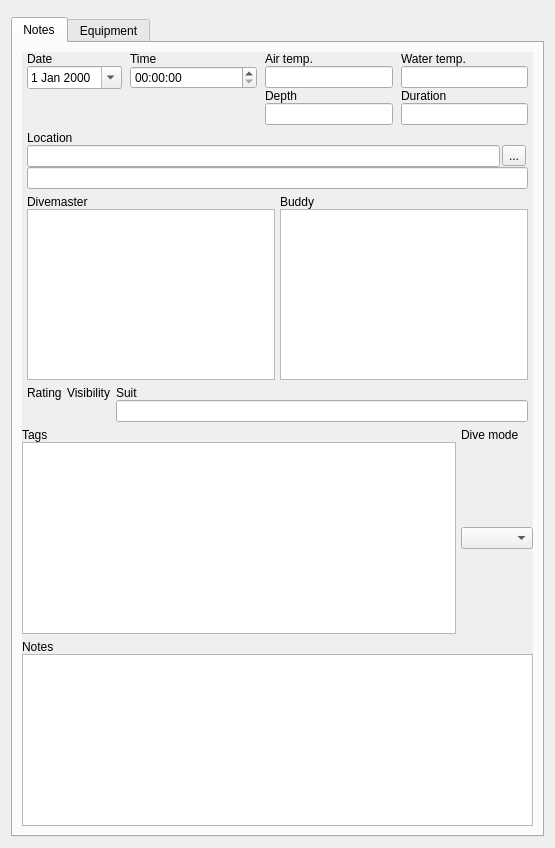
<?xml version="1.0" encoding="UTF-8"?>
<ui version="4.0">
 <class>MainTab</class>
 <widget class="QWidget" name="MainTab">
  <property name="geometry">
   <rect>
    <x>0</x>
    <y>0</y>
    <width>555</width>
    <height>848</height>
   </rect>
  </property>
  <property name="windowTitle">
   <string>Form</string>
  </property>
  <layout class="QVBoxLayout" name="verticalLayout_9">
   <item>
    <widget class="KMessageWidget" name="diveNotesMessage"/>
   </item>
   <item>
    <widget class="QTabWidget" name="tabWidget">
     <property name="currentIndex">
      <number>0</number>
     </property>
     <widget class="QWidget" name="notesTab">
      <attribute name="title">
       <string>Notes</string>
      </attribute>
      <layout class="QVBoxLayout" name="verticalLayout_8">
       <item>
        <widget class="QScrollArea" name="scrollArea">
         <property name="frameShape">
          <enum>QFrame::NoFrame</enum>
         </property>
         <property name="frameShadow">
          <enum>QFrame::Plain</enum>
         </property>
         <property name="widgetResizable">
          <bool>true</bool>
         </property>
         <widget class="QWidget" name="scrollAreaWidgetContents">
          <property name="geometry">
           <rect>
            <x>0</x>
            <y>0</y>
            <width>523</width>
            <height>739</height>
           </rect>
          </property>
          <layout class="QVBoxLayout" name="verticalLayout_5">
           <property name="leftMargin">
            <number>0</number>
           </property>
           <property name="topMargin">
            <number>0</number>
           </property>
           <property name="rightMargin">
            <number>0</number>
           </property>
           <property name="bottomMargin">
            <number>0</number>
           </property>
           <item>
            <layout class="QGridLayout" name="gridLayout_6">
             <property name="leftMargin">
              <number>5</number>
             </property>
             <property name="rightMargin">
              <number>5</number>
             </property>
             <property name="horizontalSpacing">
              <number>8</number>
             </property>
             <property name="verticalSpacing">
              <number>0</number>
             </property>
             <item row="2" column="3">
              <widget class="QLabel" name="durationLabel">
               <property name="text">
                <string>Duration</string>
               </property>
              </widget>
             </item>
             <item row="0" column="0">
              <widget class="QLabel" name="dateLabel">
               <property name="text">
                <string>Date</string>
               </property>
               <property name="alignment">
                <set>Qt::AlignBottom|Qt::AlignLeading|Qt::AlignLeft</set>
               </property>
              </widget>
             </item>
             <item row="0" column="1">
              <widget class="QLabel" name="timeLabel">
               <property name="text">
                <string>Time</string>
               </property>
               <property name="alignment">
                <set>Qt::AlignBottom|Qt::AlignLeading|Qt::AlignLeft</set>
               </property>
              </widget>
             </item>
             <item row="0" column="2">
              <widget class="QLabel" name="airTempLabel">
               <property name="text">
                <string>Air temp.</string>
               </property>
               <property name="alignment">
                <set>Qt::AlignBottom|Qt::AlignLeading|Qt::AlignLeft</set>
               </property>
              </widget>
             </item>
             <item row="0" column="3">
              <widget class="QLabel" name="waterTempLabel">
               <property name="text">
                <string>Water temp.</string>
               </property>
               <property name="alignment">
                <set>Qt::AlignBottom|Qt::AlignLeading|Qt::AlignLeft</set>
               </property>
              </widget>
             </item>
             <item row="1" column="0">
              <widget class="QDateEdit" name="dateEdit">
               <property name="calendarPopup">
                <bool>true</bool>
               </property>
               <property name="timeSpec">
                <enum>Qt::UTC</enum>
               </property>
              </widget>
             </item>
             <item row="1" column="1">
              <widget class="QTimeEdit" name="timeEdit">
               <property name="sizePolicy">
                <sizepolicy hsizetype="MinimumExpanding" vsizetype="Fixed">
                 <horstretch>0</horstretch>
                 <verstretch>0</verstretch>
                </sizepolicy>
               </property>
               <property name="timeSpec">
                <enum>Qt::UTC</enum>
               </property>
              </widget>
             </item>
             <item row="1" column="2">
              <widget class="QLineEdit" name="airtemp">
               <property name="readOnly">
                <bool>false</bool>
               </property>
              </widget>
             </item>
             <item row="1" column="3">
              <widget class="QLineEdit" name="watertemp">
               <property name="readOnly">
                <bool>false</bool>
               </property>
              </widget>
             </item>
             <item row="2" column="2">
              <widget class="QLabel" name="depthLabel">
               <property name="text">
                <string>Depth</string>
               </property>
              </widget>
             </item>
             <item row="3" column="2">
              <widget class="QLineEdit" name="depth"/>
             </item>
             <item row="3" column="3">
              <widget class="QLineEdit" name="duration"/>
             </item>
            </layout>
           </item>
           <item>
            <layout class="QVBoxLayout" name="verticalLayout_6">
             <property name="spacing">
              <number>0</number>
             </property>
             <property name="leftMargin">
              <number>5</number>
             </property>
             <property name="rightMargin">
              <number>5</number>
             </property>
             <item>
              <layout class="QHBoxLayout" name="LocationLayout" stretch="0,1">
               <item>
                <widget class="QLabel" name="LocationLabel">
                 <property name="text">
                  <string>Location</string>
                 </property>
                 <property name="alignment">
                  <set>Qt::AlignBottom|Qt::AlignLeading|Qt::AlignLeft</set>
                 </property>
                </widget>
               </item>
               <item>
                <widget class="QLabel" name="locationTags">
                 <property name="text">
                  <string/>
                 </property>
                 <property name="textFormat">
                  <enum>Qt::RichText</enum>
                 </property>
                </widget>
               </item>
              </layout>
             </item>
             <item>
              <layout class="QHBoxLayout" name="horizontalLayout">
               <property name="spacing">
                <number>2</number>
               </property>
               <item>
                <widget class="DiveLocationLineEdit" name="location"/>
               </item>
               <item>
                <widget class="QToolButton" name="editDiveSiteButton">
                 <property name="toolTip">
                  <string>Edit dive site</string>
                 </property>
                 <property name="text">
                  <string>...</string>
                 </property>
                 <property name="icon">
                  <iconset resource="../../subsurface.qrc">
                   <normaloff>:/geocode</normaloff>:/geocode</iconset>
                 </property>
                </widget>
               </item>
               <item>
                <widget class="QtWaitingSpinner" name="waitingSpinner" native="true"/>
               </item>
              </layout>
             </item>
             <item>
              <widget class="QLineEdit" name="diveTripLocation"/>
             </item>
            </layout>
           </item>
           <item>
            <layout class="QGridLayout" name="gridLayout_7">
             <property name="leftMargin">
              <number>5</number>
             </property>
             <property name="rightMargin">
              <number>5</number>
             </property>
             <property name="horizontalSpacing">
              <number>5</number>
             </property>
             <property name="verticalSpacing">
              <number>0</number>
             </property>
             <item row="0" column="0">
              <widget class="QLabel" name="DivemasterLabel">
               <property name="text">
                <string>Divemaster</string>
               </property>
               <property name="alignment">
                <set>Qt::AlignBottom|Qt::AlignLeading|Qt::AlignLeft</set>
               </property>
              </widget>
             </item>
             <item row="0" column="1">
              <widget class="QLabel" name="BuddyLabel">
               <property name="text">
                <string>Buddy</string>
               </property>
               <property name="alignment">
                <set>Qt::AlignBottom|Qt::AlignLeading|Qt::AlignLeft</set>
               </property>
              </widget>
             </item>
             <item row="1" column="0">
              <widget class="TagWidget" name="divemaster">
               <property name="readOnly">
                <bool>false</bool>
               </property>
              </widget>
             </item>
             <item row="1" column="1">
              <widget class="TagWidget" name="buddy">
               <property name="readOnly">
                <bool>false</bool>
               </property>
              </widget>
             </item>
            </layout>
           </item>
           <item>
            <layout class="QGridLayout" name="gridLayout_8" columnstretch="0,0,1">
             <property name="leftMargin">
              <number>5</number>
             </property>
             <property name="rightMargin">
              <number>5</number>
             </property>
             <property name="horizontalSpacing">
              <number>5</number>
             </property>
             <property name="verticalSpacing">
              <number>0</number>
             </property>
             <item row="0" column="0">
              <widget class="QLabel" name="RatingLabel">
               <property name="sizePolicy">
                <sizepolicy hsizetype="MinimumExpanding" vsizetype="Preferred">
                 <horstretch>0</horstretch>
                 <verstretch>0</verstretch>
                </sizepolicy>
               </property>
               <property name="text">
                <string>Rating</string>
               </property>
              </widget>
             </item>
             <item row="0" column="1">
              <widget class="QLabel" name="visibilityLabel">
               <property name="sizePolicy">
                <sizepolicy hsizetype="MinimumExpanding" vsizetype="Preferred">
                 <horstretch>0</horstretch>
                 <verstretch>0</verstretch>
                </sizepolicy>
               </property>
               <property name="text">
                <string>Visibility</string>
               </property>
              </widget>
             </item>
             <item row="0" column="2">
              <widget class="QLabel" name="SuitLabel">
               <property name="text">
                <string>Suit</string>
               </property>
              </widget>
             </item>
             <item row="1" column="0" alignment="Qt::AlignVCenter">
              <widget class="StarWidget" name="rating" native="true">
               <property name="sizePolicy">
                <sizepolicy hsizetype="MinimumExpanding" vsizetype="Preferred">
                 <horstretch>0</horstretch>
                 <verstretch>0</verstretch>
                </sizepolicy>
               </property>
               <property name="focusPolicy">
                <enum>Qt::StrongFocus</enum>
               </property>
              </widget>
             </item>
             <item row="1" column="1" alignment="Qt::AlignVCenter">
              <widget class="StarWidget" name="visibility" native="true">
               <property name="sizePolicy">
                <sizepolicy hsizetype="MinimumExpanding" vsizetype="Preferred">
                 <horstretch>0</horstretch>
                 <verstretch>0</verstretch>
                </sizepolicy>
               </property>
               <property name="focusPolicy">
                <enum>Qt::StrongFocus</enum>
               </property>
              </widget>
             </item>
             <item row="1" column="2">
              <widget class="QLineEdit" name="suit">
               <property name="sizePolicy">
                <sizepolicy hsizetype="Expanding" vsizetype="Fixed">
                 <horstretch>0</horstretch>
                 <verstretch>0</verstretch>
                </sizepolicy>
               </property>
               <property name="readOnly">
                <bool>false</bool>
               </property>
              </widget>
             </item>
            </layout>
           </item>
           <item>
            <layout class="QGridLayout" name="gridLayout_9">
             <property name="horizontalSpacing">
              <number>5</number>
             </property>
             <property name="verticalSpacing">
              <number>0</number>
             </property>
             <item row="1" column="1">
              <widget class="QComboBox" name="DiveType"/>
             </item>
             <item row="0" column="0">
              <widget class="QLabel" name="TagLabel">
               <property name="text">
                <string>Tags</string>
               </property>
               <property name="alignment">
                <set>Qt::AlignBottom|Qt::AlignLeading|Qt::AlignLeft</set>
               </property>
              </widget>
             </item>
             <item row="0" column="1">
              <widget class="QLabel" name="TypeLabel">
               <property name="text">
                <string>Dive mode</string>
               </property>
               <property name="alignment">
                <set>Qt::AlignBottom|Qt::AlignLeading|Qt::AlignLeft</set>
               </property>
              </widget>
             </item>
             <item row="1" column="0">
              <widget class="TagWidget" name="tagWidget">
               <property name="sizePolicy">
                <sizepolicy hsizetype="Expanding" vsizetype="Fixed">
                 <horstretch>0</horstretch>
                 <verstretch>0</verstretch>
                </sizepolicy>
               </property>
               <property name="minimumSize">
                <size>
                 <width>0</width>
                 <height>0</height>
                </size>
               </property>
               <property name="verticalScrollBarPolicy">
                <enum>Qt::ScrollBarAlwaysOff</enum>
               </property>
               <property name="horizontalScrollBarPolicy">
                <enum>Qt::ScrollBarAlwaysOff</enum>
               </property>
               <property name="lineWrapMode">
                <enum>QPlainTextEdit::NoWrap</enum>
               </property>
              </widget>
             </item>
            </layout>
           </item>
           <item>
            <layout class="QVBoxLayout" name="verticalLayout_7">
             <property name="spacing">
              <number>0</number>
             </property>
             <item>
              <widget class="QLabel" name="NotesLabel">
               <property name="text">
                <string>Notes</string>
               </property>
               <property name="alignment">
                <set>Qt::AlignBottom|Qt::AlignLeading|Qt::AlignLeft</set>
               </property>
              </widget>
             </item>
             <item>
              <layout class="QHBoxLayout" name="notesAndSocialNetworksLayout">
               <property name="spacing">
                <number>0</number>
               </property>
               <item>
                <widget class="QTextEdit" name="notes">
                 <property name="readOnly">
                  <bool>false</bool>
                 </property>
                </widget>
               </item>
               <item>
                <widget class="QWidget" name="socialNetworks" native="true">
                 <layout class="QVBoxLayout" name="socialNetworksLayout">
                  <property name="spacing">
                   <number>0</number>
                  </property>
                  <property name="leftMargin">
                   <number>0</number>
                  </property>
                  <property name="topMargin">
                   <number>0</number>
                  </property>
                  <property name="rightMargin">
                   <number>0</number>
                  </property>
                  <property name="bottomMargin">
                   <number>0</number>
                  </property>
                 </layout>
                </widget>
               </item>
              </layout>
             </item>
            </layout>
           </item>
          </layout>
         </widget>
        </widget>
       </item>
      </layout>
     </widget>
     <widget class="QWidget" name="equipmentTab">
      <attribute name="title">
       <string>Equipment</string>
      </attribute>
      <layout class="QVBoxLayout" name="verticalLayout_10">
       <item>
        <widget class="QScrollArea" name="scrollArea_2">
         <property name="frameShape">
          <enum>QFrame::NoFrame</enum>
         </property>
         <property name="frameShadow">
          <enum>QFrame::Plain</enum>
         </property>
         <property name="widgetResizable">
          <bool>true</bool>
         </property>
         <widget class="QWidget" name="scrollAreaWidgetContents2">
          <property name="geometry">
           <rect>
            <x>0</x>
            <y>0</y>
            <width>523</width>
            <height>739</height>
           </rect>
          </property>
          <layout class="QGridLayout" name="equipmentTabScrollAreaLayout">
           <property name="leftMargin">
            <number>0</number>
           </property>
           <property name="topMargin">
            <number>0</number>
           </property>
           <property name="rightMargin">
            <number>0</number>
           </property>
           <property name="bottomMargin">
            <number>0</number>
           </property>
           <property name="spacing">
            <number>2</number>
           </property>
           <item row="1" column="0">
            <widget class="QWidget" name="widget" native="true">
             <layout class="QVBoxLayout" name="cylinderWeightsLayout">
              <property name="spacing">
               <number>0</number>
              </property>
              <property name="leftMargin">
               <number>0</number>
              </property>
              <property name="topMargin">
               <number>0</number>
              </property>
              <property name="rightMargin">
               <number>0</number>
              </property>
              <property name="bottomMargin">
               <number>0</number>
              </property>
              <item>
               <widget class="QSplitter" name="splitter">
                <property name="orientation">
                 <enum>Qt::Vertical</enum>
                </property>
                <widget class="TableView" name="cylinders" native="true"/>
                <widget class="TableView" name="weights" native="true"/>
               </widget>
              </item>
             </layout>
            </widget>
           </item>
          </layout>
         </widget>
        </widget>
       </item>
      </layout>
     </widget>
    </widget>
   </item>
  </layout>
 </widget>
 <customwidgets>
  <customwidget>
   <class>KMessageWidget</class>
   <extends>QFrame</extends>
   <header>desktop-widgets/kmessagewidget.h</header>
   <container>1</container>
  </customwidget>
  <customwidget>
   <class>StarWidget</class>
   <extends>QWidget</extends>
   <header>desktop-widgets/starwidget.h</header>
   <container>1</container>
  </customwidget>
  <customwidget>
   <class>TableView</class>
   <extends>QWidget</extends>
   <header>desktop-widgets/tableview.h</header>
   <container>1</container>
  </customwidget>
  <customwidget>
   <class>TagWidget</class>
   <extends>QPlainTextEdit</extends>
   <header>desktop-widgets/tagwidget.h</header>
  </customwidget>
  <customwidget>
   <class>QtWaitingSpinner</class>
   <extends>QWidget</extends>
   <header>desktop-widgets/qtwaitingspinner.h</header>
   <container>1</container>
  </customwidget>
  <customwidget>
   <class>DiveLocationLineEdit</class>
   <extends>QLineEdit</extends>
   <header>desktop-widgets/locationinformation.h</header>
  </customwidget>
 </customwidgets>
 <resources>
  <include location="../../subsurface.qrc"/>
 </resources>
 <connections/>
</ui>
